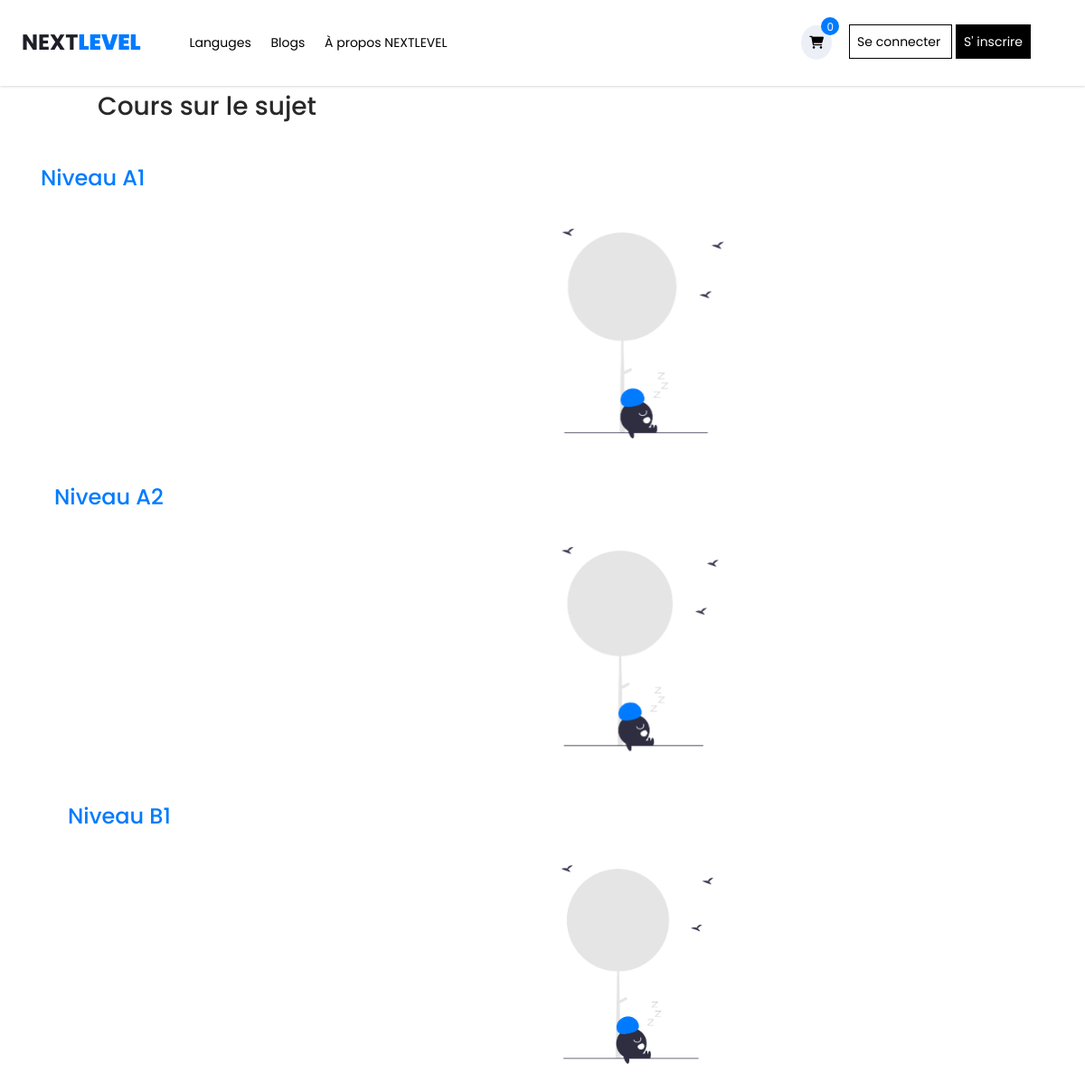
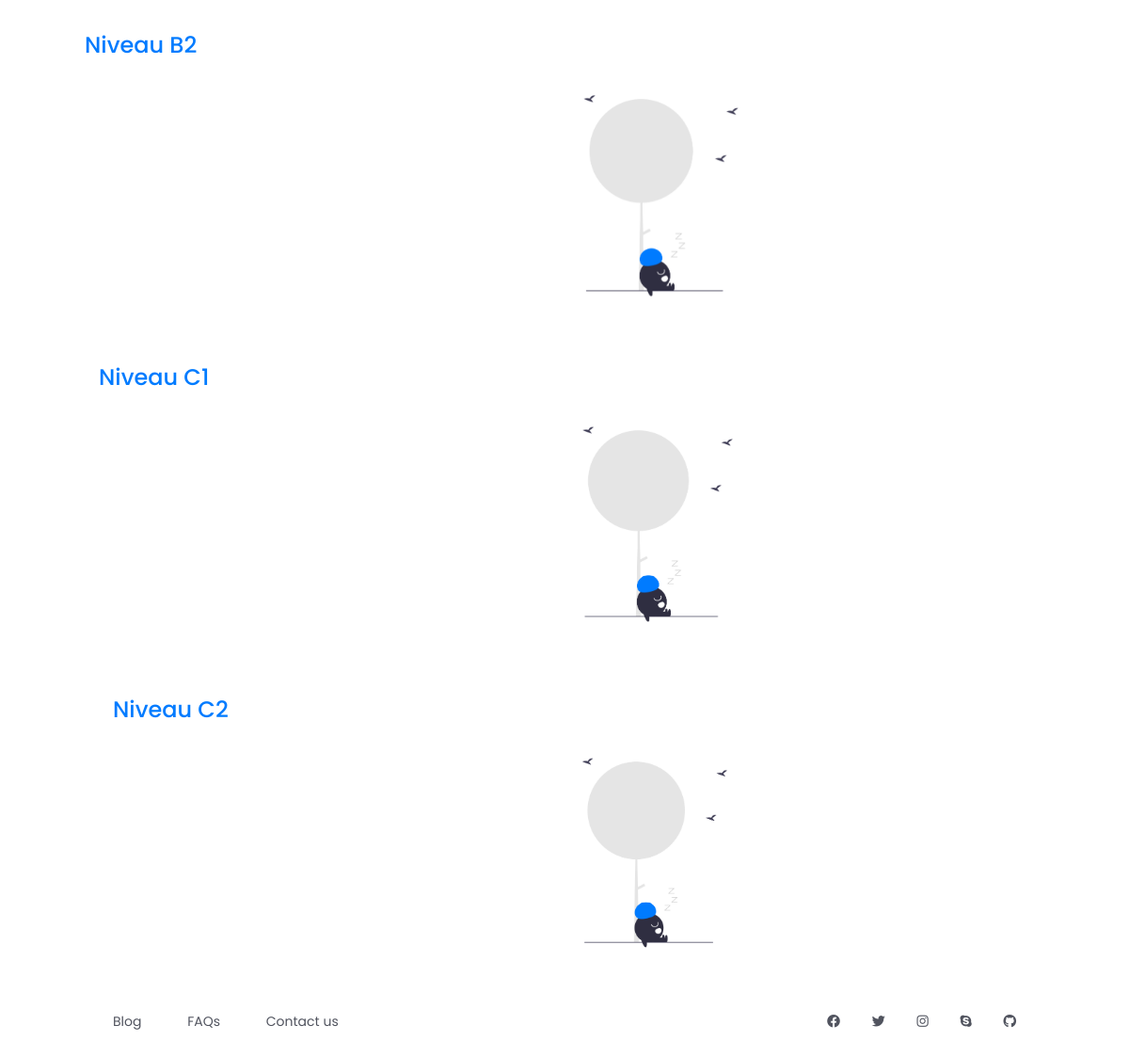
The app's page /category.php with its own data (2 pictures, top to bottom).
### tables this page shows
CREATE TABLE `sub_cat` (
  `sub_cat_id` int(10) NOT NULL,
  `sub_cat_name` text NOT NULL
);

### category.php (the view, shortened to what this page needs)
<!DOCTYPE html>
<html lang="en">
<head>
<link rel="stylesheet" type="text/css" href="styles/bootstrap4/bootstrap.min.css">
<link href="plugins/fontawesome-free-6.1.1-web/css/all.min.css" rel="stylesheet" type="text/css">
<link rel="stylesheet" type="text/css" href="plugins/OwlCarousel2-2.2.1/owl.carousel.css">
<link rel="stylesheet" type="text/css" href="plugins/OwlCarousel2-2.2.1/owl.theme.default.css">
<link rel="stylesheet" type="text/css" href="plugins/OwlCarousel2-2.2.1/animate.css">
<link rel="stylesheet" type="text/css" href="styles/main_styles.css">
<link rel="stylesheet" type="text/css" href="styles/responsive.css">
<link rel="stylesheet" type="text/css" href="slick/slick.css"/>
<link rel="stylesheet" type="text/css" href="slick/slick-theme.css"/>
</head>
<body>
<div class="super_container">
    <?php
	        include("inc/header.php");
		    include("inc/db.php");
		  ?>
          <div class='category'>
             <h3>Cours sur le sujet <span><?php echo $row['cat_name']?></span></h3>
          </div>
		  <?php
				$get_sc=$con->prepare("select * from sub_cat");
				$get_sc->setFetchMode(PDO:: FETCH_ASSOC);
				$get_sc->execute();
				while($sub_row=$get_sc->fetch()){
					$id_sub_cat=$sub_row['sub_cat_id'];
		  ?>
<div class="best_sellers">
		<div class="container">
			<div class="row">
				<div class="col">
					<div class="product_slider_container">
                       <h4 style="color:#007bff;"><?php echo $sub_row['sub_cat_name']; ?></h4>
					       <?php
							   $get_cour=$con->prepare("select * from course where   id_cat='$id_cat' and id_sub_cat='$id_sub_cat'");
							   $get_cour->setFetchMode(PDO:: FETCH_ASSOC);
							   $get_cour->execute();
							   $count=$get_cour->rowCount();
						   ?>
					       <div class="owl-carousel owl-theme product_slider">
						   <?php
						        if($count != 0){
                                while($cour_row=$get_cour->fetch()):
                            ?>
                              <div class="owl-item product_slider_item">
                              <div class="product-item">
                              <div class="product discount">
                              <div class="product_image">
                                 <img src="images/<?php echo $cour_row["cover"];?>" alt="">
                              </div>
                              <div class="favorite favorite_left"></div>
                              <div class="product_info">
                              <h6 class="product_name"><a href="single.php?id=<?php echo $cour_row['id_cours']?>"><?php echo $cour_row["title"]?></a></h6>
                               <?php display_satr($cour_row['id_cours']); ?>
                               <div class="product_price"><?php echo $cour_row["price"];?></div>
                              </div>
                              </div>
                              </div>
                              </div>
                           <?php  endwhile; ?>
						   </div>
						   <div class="product_slider_nav_left product_slider_nav d-flex align-items-center justify-content-center flex-column">
							   <i class="fa fa-chevron-left" aria-hidden="true"></i>
						   </div>
						   <div class="product_slider_nav_right product_slider_nav d-flex align-items-center justify-content-center flex-column">
							   <i class="fa fa-chevron-right" aria-hidden="true"></i>
						   </div>
					</div>
					<?php }else{?>
							 <img style="margin-left:190%;" src="images/cart4.png" alt="">
				    <?php }?>
				</div>
			</div>
		</div>
	</div>
<?php }?>
</div>
<?php
    include("inc/footer.php");
?>
</body>
</html>

### styles/main_styles.css (style rules this page uses)
* { margin: 0; padding: 0; }
body { font-family: 'Poppins', sans-serif; font-size: 14px; line-height: 23px; font-weight: 400; background: #FFFFFF; color: #1e1e27; }
div { display: block; position: relative; -webkit-box-sizing: border-box; -moz-box-sizing: border-box; box-sizing: border-box; }
h3 { font-size: 28px; }
h4 { font-size: 24px; }
h1, h2, h3, h4, h5, h6 { color: #282828; -webkit-font-smoothing: antialiased; -webkit-text-shadow: rgba(0,0,0,.01) 0 0 1px; text-shadow: rgba(0,0,0,.01) 0 0 1px; }
.super_container { width: 100%; overflow: hidden; }
.container { width: 100%; }
.product_slider_container { width: 100%; height:280px; margin-top: 73px; }
.product_slider_container::after { display: block; position: absolute; top: 0; right: 0; width: 1px; height: 100%; background: #FFFFFF; content: ''; z-index: 1; }
.product_slider { overflow: visible !important; }
.category { margin-top:8.4%; height:auto; }
.category h3 { margin-left:9%; margin-bottom: -2%; }

### records on screen
sub_cat: sub_cat_name "Niveau A1"
sub_cat: sub_cat_name "Niveau A2"
sub_cat: sub_cat_name "Niveau B1"
sub_cat: sub_cat_name "Niveau B2"
sub_cat: sub_cat_name "Niveau C1"
sub_cat: sub_cat_name "Niveau C2"
